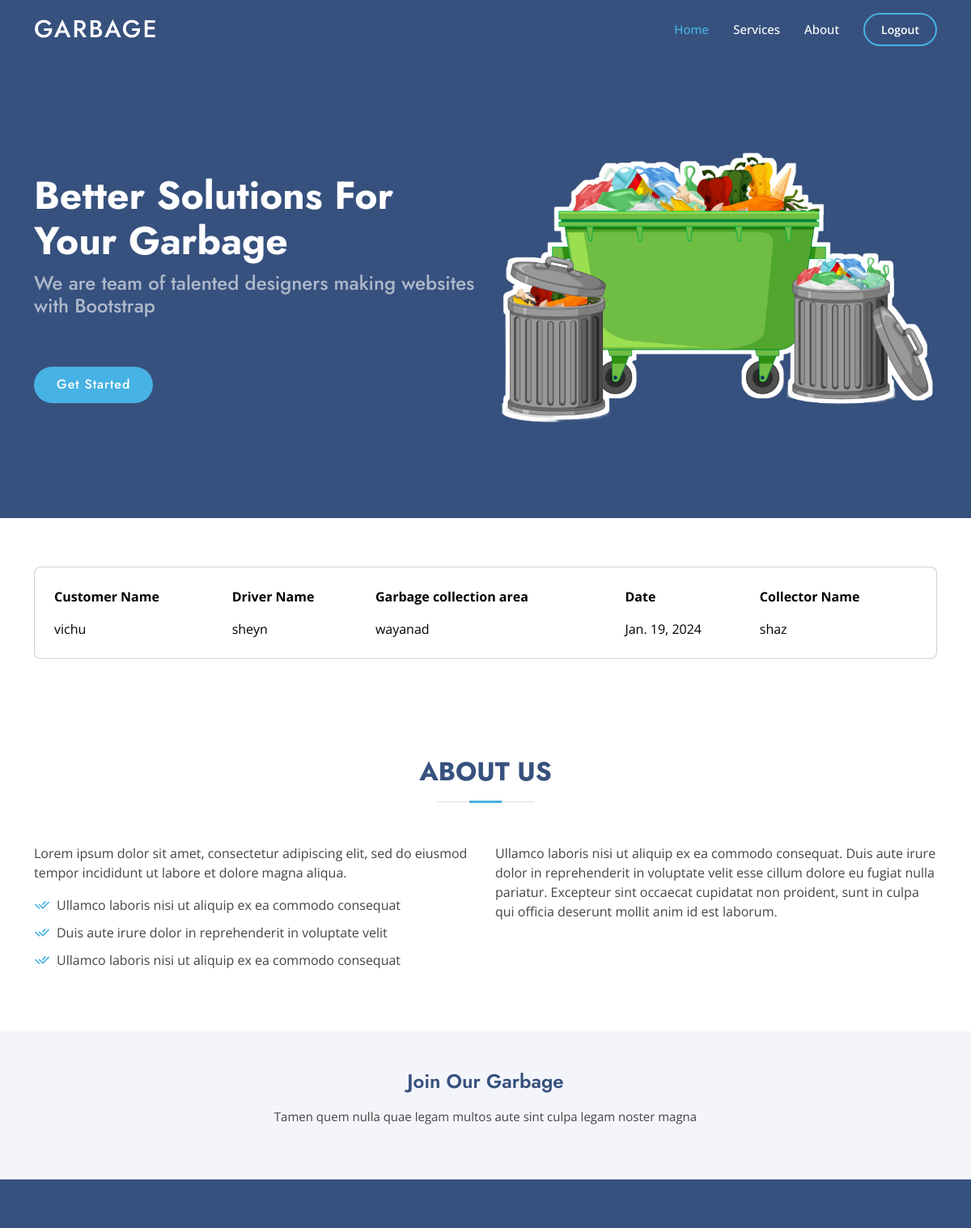
The page /garbage/collected/view/ (signed in) on the database its author committed.
### garbage/models.py (models this page shows, shortened)
class GarbageCollectedReport(models.Model):
    user = models.ForeignKey(CustomUser, on_delete=models.CASCADE, null=True, blank=True, related_name='garbagereport')
    customer= models.ForeignKey('Customer', on_delete=models.CASCADE)  # Replace 'YourCustomerModel' with the actual customer model
    garbage_collection_area = models.CharField(max_length=50)
    date = models.DateField()
    driver = models.ForeignKey('Driver', on_delete=models.CASCADE)  # Replace 'YourDriverModel' with the actual driver model
    collector = models.ForeignKey('GarbageCollector', on_delete=models.CASCADE)  # Replace 'YourCollectorModel' with the actual collector model

class Customer(models.Model):
    customer_name = models.CharField(max_length=100)
    user = models.ForeignKey(CustomUser, on_delete=models.CASCADE, null=True, blank=True, related_name='customername')
    email = models.EmailField(unique=True)
    address = models.TextField()
    garbage_collection_area = models.CharField(max_length=50)

class Driver(models.Model):
    user=models.OneToOneField(CustomUser,on_delete=models.CASCADE,null=True,blank=True)
    driver_name = models.CharField(max_length=100)
    email = models.EmailField(unique=True)
    garbage_collection_area = models.CharField(max_length=50)
    vehicle_name = models.CharField(max_length=20)
    password=models.CharField(max_length=50,null=True)

class GarbageCollector(models.Model):
    user=models.OneToOneField(CustomUser,on_delete=models.CASCADE,null=True,blank=True)
    collector_name = models.CharField(max_length=100)
    email = models.EmailField(unique=True)
    password = models.CharField(max_length=100)
    address = models.TextField()
    garbage_collection_area = models.CharField(max_length=50)
    payment_text = models.TextField()

### garbage/views.py (the view)
# urls.py: path('garbage/collected/view/',views.ViewGarbage,name='garbage-report-view'),
@login_required
def ViewGarbage(request):
    view_garbage=GarbageCollectedReport.objects.all()
    context={
        'view_garbage':view_garbage,
    }
    return render(request,'garbage_view.html',context)

### templates/garbage_view.html (shortened to what this page needs)
{% extends "base.html" %}
{% load static %}
{% block content %}
  <section class="intro">
    <div class="bg-image h-100" style="background-color: #fff;">
      <div class="mask d-flex align-items-center h-100">
        <div class="container">
          <div class="row justify-content-center">
            <div class="col-12">
              <div class="card shadow-2-strong" style="background-color: #fff;">
                <div class="card-body">
                  <div class="table-responsive">
                    <table class="table table-borderless mb-0">
                      <thead>
                        <tr >
                          <th scope="col">Customer Name</th>
                          <th scope="col">Driver Name</th>
                          <th scope="col">Garbage collection area</th>
                          <th scope="col">Date</th>
                          <th scope="col">Collector Name</th>
                        </tr>
                      </thead>
                      <tbody>
                        {% for comp in view_garbage %}
                        <tr>
                          <td>{{comp.customer.customer_name}}</td>
                            <td>{{comp.driver.driver_name}}</td>
                            <td>{{comp.garbage_collection_area}}</td>
                            <td>{{comp.date}}</td>
                            <td>{{comp.collector.collector_name}}</td>
                        </tr>
                        {% endfor %}
                      </tbody>
                    </table>
                  </div>
                </div>
              </div>
            </div>
          </div>
        </div>
      </div>
    </div>
  </section>
{% endblock %}

### static/assets/css/style.css (style rules this page uses)
body { font-family: "Open Sans", sans-serif; color: #444444; }
section { padding: 60px 0; overflow: hidden; }

### templates/garbage_view.html (style rules this page uses)
body, .intro { height: 100%; }
table td, table th { text-overflow: ellipsis; white-space: nowrap; overflow: hidden; }
.card { border-radius: .5rem; }

### rows shown on the page
GarbageCollectedReport: customer.customer_name "vichu", driver.driver_name "sheyn", garbage_collection_area "wayanad", date "Jan. 19, 2024", collector.collector_name "shaz"
